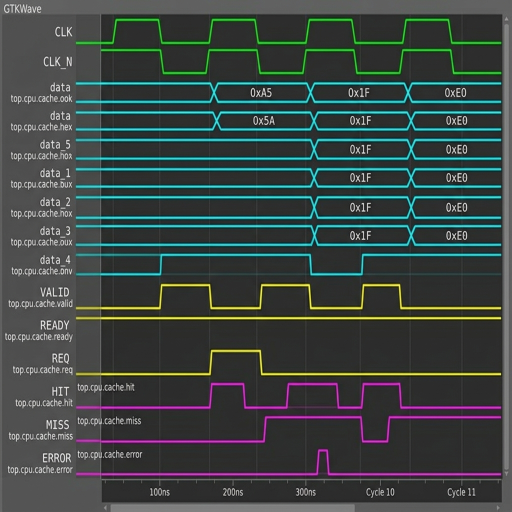
#> input picture waveform_display.png, 1024 x 1024 px (shown at 1/2 size)
$ python image_to_titan.py ../waveform_display.png
#> lines starting #> are read from the running program, lines starting #| are printed output that depends on the picture
# ============================================================================
# Copyright (c) 2026 Adhiraj
#
# This file is part of the Titan X5-B GPU project.
#
# Licensed under CERN-OHL-S-2.0.
# See LICENSE for details.
# ============================================================================
"""Put any image on the Titan display path.

WHY THIS EXISTS

Titan cannot run DOOM. Its ISA has no call, no return and no indirect branch
(the opcode table in `compiler/titan_compiler.py` is the whole set), branch
targets are 12 bits so nothing beyond 4096 instructions is even addressable,
LOAD/STORE are word-only, and the ABI has no stack pointer. It is a shader
ISA. DOOM needs a CPU.

What Titan *can* do is display. So: run DOOM wherever it does run, take a
frame, and hand it to this. It becomes a VRAM image that
`tb/tb_doom_display.v` scans out through the real display engine -- real VGA
timing, real line-buffer shim, real palette, real 4-bit DAC pins -- and
`tb/board/vga_monitor.v` captures off the connector. The pixels are DOOM's.
The hardware putting them on a monitor is yours.

Nothing about this is DOOM-specific; any image works.

WHAT THE HARDWARE COSTS YOU

The framebuffer is 640x400 at 4 bits per pixel: 128,000 bytes, which is
exactly the 128 KB BRAM budget. That means **16 colours**, fixed, chosen by
the palette hardwired in `fpga/titan_x5_display_top.v`. A 256-colour DOOM
frame gets quantised to those 16 by nearest RGB distance, and it will look
posterised. That is the display path being honest about what it is, not a
defect.

DOOM's native 320x200 doubles to 640x400 exactly, so that path costs nothing --
no interpolation, no resampling, every source pixel becomes a clean 2x2 block.
Other sizes are letterboxed to preserve aspect.

USAGE

  python tools/image_to_titan.py shot.png
  python tools/image_to_titan.py shot.png --outdir doom_out --preview
"""
import argparse
import sys
from pathlib import Path

REPO = Path(__file__).resolve().parent.parent
sys.path.insert(0, str(REPO / "tb" / "board"))

from check_frame import PALETTE                              # noqa: E402

W, H = 640, 400


def nearest_index(r, g, b, cache={}):
    """Closest of the display path's 16 colours, by squared RGB distance."""
    key = (r >> 2, g >> 2, b >> 2)          # cache on a coarse grid
    hit = cache.get(key)
    if hit is not None:
        return hit
    best, bi = None, 0
    for i, (pr, pg, pb) in enumerate(PALETTE):
        pr, pg, pb = pr * 17, pg * 17, pb * 17
        d = (pr - r) ** 2 + (pg - g) ** 2 + (pb - b) ** 2
        if best is None or d < best:
            best, bi = d, i
    cache[key] = bi
    return bi


def load_and_fit(path):
    """Load, scale to fit 640x400 preserving aspect, letterbox the rest."""
    from PIL import Image
    im = Image.open(path).convert("RGB")
    sw, sh = im.size

    # Integer upscale when it divides exactly -- DOOM's 320x200 hits this and
    # doubles with no resampling at all.
    if W % sw == 0 and H % sh == 0 and (W // sw) == (H // sh):
        im = im.resize((W, H), Image.NEAREST)
        print(f"  {sw}x{sh} -> {W}x{H} by exact {W//sw}x nearest-neighbour")
        return im

    scale = min(W / sw, H / sh)
    nw, nh = max(1, int(sw * scale)), max(1, int(sh * scale))
    resample = Image.NEAREST if scale >= 1 else Image.LANCZOS
    im = im.resize((nw, nh), resample)
    canvas = Image.new("RGB", (W, H), (0, 0, 0))
    canvas.paste(im, ((W - nw) // 2, (H - nh) // 2))
    print(f"  {sw}x{sh} -> {nw}x{nh}, letterboxed into {W}x{H}")
    return canvas


def quantise(im):
    """RGB image to one 4-bit palette index per pixel."""
    px = im.tobytes()
    idx = bytearray(W * H)
    for i in range(W * H):
        o = i * 3
        idx[i] = nearest_index(px[o], px[o + 1], px[o + 2])
    return idx


def pack_framebuffer(idx):
    """8 pixels per 32-bit word, pixel k in nibble k."""
    fb = [0] * (W * H // 8)
    for i in range(len(fb)):
        w = 0
        for k in range(8):
            w |= idx[i * 8 + k] << (k * 4)
        fb[i] = w
    return fb


def write_vram_hex(path, fb):
    """$readmemh image for titan_x5_vram_ctrl: 2048 lines of 512 bits.

    bram is `reg [511:0]` and line_buf[pix_off*4 +: 4] is pixel pix_off, so
    word 0 sits in the LOW bits and the hex text runs highest word first.
    """
    lines = []
    for line in range(2048):
        ws = fb[line * 16:(line + 1) * 16]
        ws = ws + [0] * (16 - len(ws))
        lines.append("".join(f"{w:08x}" for w in reversed(ws)))
    Path(path).write_text("\n".join(lines) + "\n")
    print(f"  wrote {path} (2048 x 512-bit lines)")


def write_preview(path, idx):
    from PIL import Image
    out = bytearray(W * H * 3)
    for i, v in enumerate(idx):
        r, g, b = PALETTE[v]
        out[i * 3:i * 3 + 3] = bytes((r * 17, g * 17, b * 17))
    Image.frombytes("RGB", (W, H), bytes(out)).save(path)
    print(f"  wrote {path}")


def main():
    ap = argparse.ArgumentParser(description=__doc__,
                                 formatter_class=argparse.RawDescriptionHelpFormatter)
    ap.add_argument("image", help="any image; a DOOM screenshot is the point")
    ap.add_argument("--outdir", default="doom_out")
    ap.add_argument("--name", default="frame_vram.hex")
    ap.add_argument("--preview", action="store_true",
                    help="also write what the 16-colour framebuffer will hold")
    args = ap.parse_args()

    outdir = (REPO / args.outdir) if not Path(args.outdir).is_absolute() \
        else Path(args.outdir)
    outdir.mkdir(parents=True, exist_ok=True)

    im = load_and_fit(args.image)
#> in load_and_fit, im is the input picture: PIL image 1024x1024 RGB; mean R, G, B 59.2, 69.5, 67.4
#> in load_and_fit, `im = im.resize((nw, nh), resample)`:
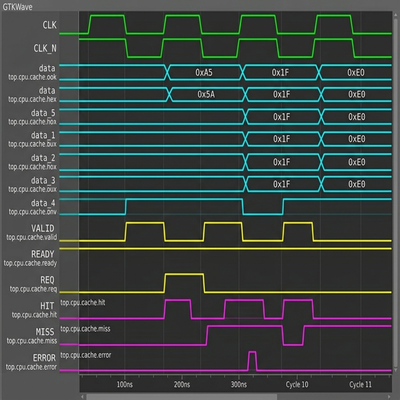
#> im: PIL image 400x400 RGB; mean R, G, B 59.2, 69.5, 67.4
#> in load_and_fit, `canvas = Image.new("RGB", (W, H), (0, 0, 0))`: canvas: PIL image 640x400 RGB; every value is 0
#> in load_and_fit, `canvas.paste(im, ((W - nw) // 2, (H - nh) // 2))`:
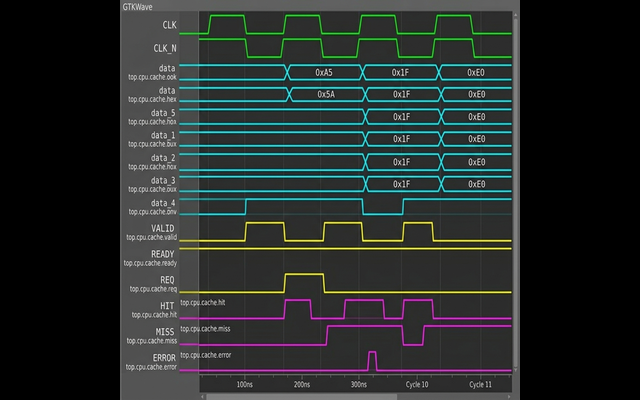
#> canvas: PIL image 640x400 RGB; mean R, G, B 37, 43.4, 42.1
#|   1024x1024 -> 400x400, letterboxed into 640x400
    idx = quantise(im)
    used = len(set(idx))
#> used = 12
    print(f"  quantised to {used} of the display path's 16 colours")
#|   quantised to 12 of the display path's 16 colours
    write_vram_hex(outdir / args.name, pack_framebuffer(idx))
#> the loop in write_vram_hex, `for line in range(2048):` made 2048 passes
#> ws on passes 1, 5, 6: [0, 0, 0, 0, 0, 0, 0, 0, 0, 0, 0, 0, 0, 0, 0, 2290649224], [2290649224, 0, 0, 0, 0, 0, 0, 0, 0, 0, 0, 0, 0, 0, 0, 0], [0, 0, 0, 0, 0, 0, 0, 0, 0, 0, 0, 0, 0, 0, 0, 2290649224]
#> after the loop in write_vram_hex, `for line in range(2048):`: lines = 2048 items
    if args.preview:
        write_preview(outdir / "frame_preview.png", idx)

    print()
    print("  scan it out through the real display path with:")
    print(f"    iverilog -g2012 -s tb_doom_display -o {args.outdir}/disp.vvp \\")
    print("        rtl/xilinx_stubs.v rtl/memory/titan_x5_vram_ctrl.v \\")
    print("        rtl/display/titan_x5_async_fifo.v \\")
    print("        rtl/display/titan_x5_display_engine.v \\")
    print("        fpga/titan_x5_display_top.v tb/board/basys3_board.v \\")
    print("        tb/board/vga_monitor.v tb/tb_doom_display.v")
    print(f"    vvp {args.outdir}/disp.vvp +vram={args.outdir}/{args.name} "
          f"+outdir={args.outdir}")
    return 0


if __name__ == "__main__":
    sys.exit(main())
#> (the program exits here)
